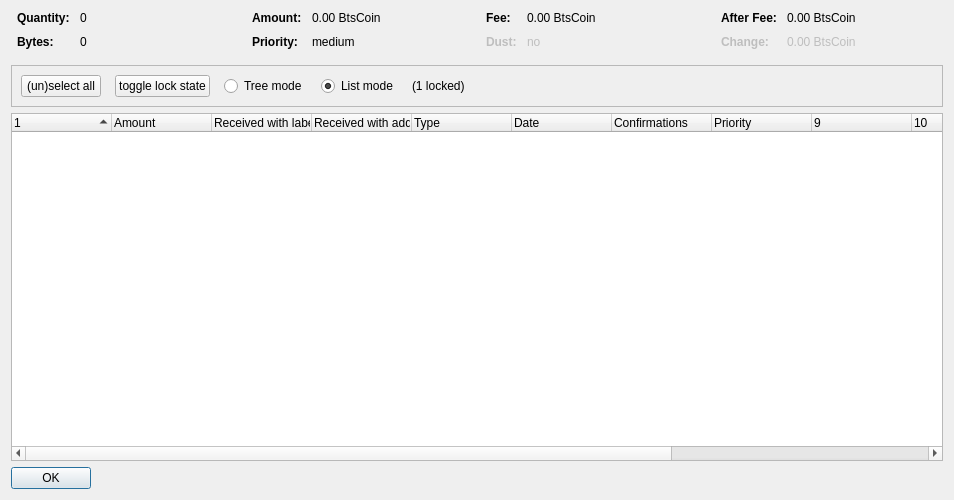
<?xml version="1.0" encoding="UTF-8"?>
<ui version="4.0">
 <class>CoinControlDialog</class>
 <widget class="QDialog" name="CoinControlDialog">
  <property name="geometry">
   <rect>
    <x>0</x>
    <y>0</y>
    <width>954</width>
    <height>500</height>
   </rect>
  </property>
  <property name="windowTitle">
   <string>Coin Selection</string>
  </property>
  <layout class="QVBoxLayout" name="verticalLayout">
   <item>
    <layout class="QHBoxLayout" name="horizontalLayoutTop" stretch="0,0,0,0">
     <property name="topMargin">
      <number>0</number>
     </property>
     <property name="bottomMargin">
      <number>10</number>
     </property>
     <item>
      <layout class="QFormLayout" name="formLayoutCoinControl1">
       <property name="horizontalSpacing">
        <number>10</number>
       </property>
       <property name="verticalSpacing">
        <number>10</number>
       </property>
       <property name="leftMargin">
        <number>6</number>
       </property>
       <property name="rightMargin">
        <number>6</number>
       </property>
       <item row="0" column="0">
        <widget class="QLabel" name="labelCoinControlQuantityText">
         <property name="font">
          <font>
           <weight>75</weight>
           <bold>true</bold>
          </font>
         </property>
         <property name="text">
          <string>Quantity:</string>
         </property>
        </widget>
       </item>
       <item row="0" column="1">
        <widget class="QLabel" name="labelCoinControlQuantity">
         <property name="cursor">
          <cursorShape>IBeamCursor</cursorShape>
         </property>
         <property name="contextMenuPolicy">
          <enum>Qt::ActionsContextMenu</enum>
         </property>
         <property name="text">
          <string notr="true">0</string>
         </property>
         <property name="textInteractionFlags">
          <set>Qt::LinksAccessibleByMouse|Qt::TextSelectableByKeyboard|Qt::TextSelectableByMouse</set>
         </property>
        </widget>
       </item>
       <item row="1" column="0">
        <widget class="QLabel" name="labelCoinControlBytesText">
         <property name="font">
          <font>
           <weight>75</weight>
           <bold>true</bold>
          </font>
         </property>
         <property name="text">
          <string>Bytes:</string>
         </property>
        </widget>
       </item>
       <item row="1" column="1">
        <widget class="QLabel" name="labelCoinControlBytes">
         <property name="cursor">
          <cursorShape>IBeamCursor</cursorShape>
         </property>
         <property name="contextMenuPolicy">
          <enum>Qt::ActionsContextMenu</enum>
         </property>
         <property name="text">
          <string notr="true">0</string>
         </property>
         <property name="textInteractionFlags">
          <set>Qt::LinksAccessibleByMouse|Qt::TextSelectableByKeyboard|Qt::TextSelectableByMouse</set>
         </property>
        </widget>
       </item>
      </layout>
     </item>
     <item>
      <layout class="QFormLayout" name="formLayoutCoinControl2">
       <property name="horizontalSpacing">
        <number>10</number>
       </property>
       <property name="verticalSpacing">
        <number>10</number>
       </property>
       <property name="leftMargin">
        <number>6</number>
       </property>
       <property name="rightMargin">
        <number>6</number>
       </property>
       <item row="0" column="0">
        <widget class="QLabel" name="labelCoinControlAmountText">
         <property name="font">
          <font>
           <weight>75</weight>
           <bold>true</bold>
          </font>
         </property>
         <property name="text">
          <string>Amount:</string>
         </property>
        </widget>
       </item>
       <item row="0" column="1">
        <widget class="QLabel" name="labelCoinControlAmount">
         <property name="cursor">
          <cursorShape>IBeamCursor</cursorShape>
         </property>
         <property name="contextMenuPolicy">
          <enum>Qt::ActionsContextMenu</enum>
         </property>
         <property name="text">
          <string notr="true">0.00 BtsCoin</string>
         </property>
         <property name="textInteractionFlags">
          <set>Qt::LinksAccessibleByMouse|Qt::TextSelectableByKeyboard|Qt::TextSelectableByMouse</set>
         </property>
        </widget>
       </item>
       <item row="1" column="0">
        <widget class="QLabel" name="labelCoinControlPriorityText">
         <property name="font">
          <font>
           <weight>75</weight>
           <bold>true</bold>
          </font>
         </property>
         <property name="text">
          <string>Priority:</string>
         </property>
        </widget>
       </item>
       <item row="1" column="1">
        <widget class="QLabel" name="labelCoinControlPriority">
         <property name="cursor">
          <cursorShape>IBeamCursor</cursorShape>
         </property>
         <property name="contextMenuPolicy">
          <enum>Qt::ActionsContextMenu</enum>
         </property>
         <property name="text">
          <string>medium</string>
         </property>
         <property name="textInteractionFlags">
          <set>Qt::LinksAccessibleByMouse|Qt::TextSelectableByKeyboard|Qt::TextSelectableByMouse</set>
         </property>
        </widget>
       </item>
      </layout>
     </item>
     <item>
      <layout class="QFormLayout" name="formLayoutCoinControl3">
       <property name="horizontalSpacing">
        <number>10</number>
       </property>
       <property name="verticalSpacing">
        <number>10</number>
       </property>
       <property name="leftMargin">
        <number>6</number>
       </property>
       <property name="rightMargin">
        <number>6</number>
       </property>
       <item row="0" column="0">
        <widget class="QLabel" name="labelCoinControlFeeText">
         <property name="font">
          <font>
           <weight>75</weight>
           <bold>true</bold>
          </font>
         </property>
         <property name="text">
          <string>Fee:</string>
         </property>
        </widget>
       </item>
       <item row="0" column="1">
        <widget class="QLabel" name="labelCoinControlFee">
         <property name="cursor">
          <cursorShape>IBeamCursor</cursorShape>
         </property>
         <property name="contextMenuPolicy">
          <enum>Qt::ActionsContextMenu</enum>
         </property>
         <property name="text">
          <string notr="true">0.00 BtsCoin</string>
         </property>
         <property name="textInteractionFlags">
          <set>Qt::LinksAccessibleByMouse|Qt::TextSelectableByKeyboard|Qt::TextSelectableByMouse</set>
         </property>
        </widget>
       </item>
       <item row="1" column="0">
        <widget class="QLabel" name="labelCoinControlLowOutputText">
         <property name="enabled">
          <bool>false</bool>
         </property>
         <property name="font">
          <font>
           <weight>75</weight>
           <bold>true</bold>
          </font>
         </property>
         <property name="text">
          <string>Dust:</string>
         </property>
        </widget>
       </item>
       <item row="1" column="1">
        <widget class="QLabel" name="labelCoinControlLowOutput">
         <property name="enabled">
          <bool>false</bool>
         </property>
         <property name="cursor">
          <cursorShape>IBeamCursor</cursorShape>
         </property>
         <property name="contextMenuPolicy">
          <enum>Qt::ActionsContextMenu</enum>
         </property>
         <property name="text">
          <string>no</string>
         </property>
         <property name="textInteractionFlags">
          <set>Qt::LinksAccessibleByMouse|Qt::TextSelectableByKeyboard|Qt::TextSelectableByMouse</set>
         </property>
        </widget>
       </item>
      </layout>
     </item>
     <item>
      <layout class="QFormLayout" name="formLayoutCoinControl4">
       <property name="horizontalSpacing">
        <number>10</number>
       </property>
       <property name="verticalSpacing">
        <number>10</number>
       </property>
       <property name="leftMargin">
        <number>6</number>
       </property>
       <property name="rightMargin">
        <number>6</number>
       </property>
       <item row="0" column="0">
        <widget class="QLabel" name="labelCoinControlAfterFeeText">
         <property name="font">
          <font>
           <weight>75</weight>
           <bold>true</bold>
          </font>
         </property>
         <property name="text">
          <string>After Fee:</string>
         </property>
        </widget>
       </item>
       <item row="0" column="1">
        <widget class="QLabel" name="labelCoinControlAfterFee">
         <property name="cursor">
          <cursorShape>IBeamCursor</cursorShape>
         </property>
         <property name="contextMenuPolicy">
          <enum>Qt::ActionsContextMenu</enum>
         </property>
         <property name="text">
          <string notr="true">0.00 BtsCoin</string>
         </property>
         <property name="textInteractionFlags">
          <set>Qt::LinksAccessibleByMouse|Qt::TextSelectableByKeyboard|Qt::TextSelectableByMouse</set>
         </property>
        </widget>
       </item>
       <item row="1" column="0">
        <widget class="QLabel" name="labelCoinControlChangeText">
         <property name="enabled">
          <bool>false</bool>
         </property>
         <property name="font">
          <font>
           <weight>75</weight>
           <bold>true</bold>
          </font>
         </property>
         <property name="text">
          <string>Change:</string>
         </property>
        </widget>
       </item>
       <item row="1" column="1">
        <widget class="QLabel" name="labelCoinControlChange">
         <property name="enabled">
          <bool>false</bool>
         </property>
         <property name="cursor">
          <cursorShape>IBeamCursor</cursorShape>
         </property>
         <property name="contextMenuPolicy">
          <enum>Qt::ActionsContextMenu</enum>
         </property>
         <property name="text">
          <string notr="true">0.00 BtsCoin</string>
         </property>
         <property name="textInteractionFlags">
          <set>Qt::LinksAccessibleByMouse|Qt::TextSelectableByKeyboard|Qt::TextSelectableByMouse</set>
         </property>
        </widget>
       </item>
      </layout>
     </item>
    </layout>
   </item>
   <item>
    <widget class="QFrame" name="frame">
     <property name="minimumSize">
      <size>
       <width>0</width>
       <height>40</height>
      </size>
     </property>
     <property name="frameShape">
      <enum>QFrame::StyledPanel</enum>
     </property>
     <property name="frameShadow">
      <enum>QFrame::Sunken</enum>
     </property>
     <layout class="QHBoxLayout" name="horizontalLayout">
      <item>
       <layout class="QHBoxLayout" name="horizontalLayoutPanel" stretch="0,0,0,0,0,0">
        <property name="spacing">
         <number>14</number>
        </property>
        <item>
         <widget class="QPushButton" name="pushButtonSelectAll">
          <property name="sizePolicy">
           <sizepolicy hsizetype="Maximum" vsizetype="Fixed">
            <horstretch>0</horstretch>
            <verstretch>0</verstretch>
           </sizepolicy>
          </property>
          <property name="text">
           <string>(un)select all</string>
          </property>
          <property name="autoDefault">
           <bool>false</bool>
          </property>
         </widget>
        </item>
        <item>
         <widget class="QPushButton" name="pushButtonToggleLock">
          <property name="sizePolicy">
           <sizepolicy hsizetype="Maximum" vsizetype="Fixed">
            <horstretch>0</horstretch>
            <verstretch>0</verstretch>
           </sizepolicy>
          </property>
          <property name="text">
           <string>toggle lock state</string>
          </property>
          <property name="autoDefault">
           <bool>false</bool>
          </property>
         </widget>
        </item>
        <item>
         <widget class="QRadioButton" name="radioTreeMode">
          <property name="sizePolicy">
           <sizepolicy hsizetype="Maximum" vsizetype="Fixed">
            <horstretch>0</horstretch>
            <verstretch>0</verstretch>
           </sizepolicy>
          </property>
          <property name="text">
           <string>Tree mode</string>
          </property>
         </widget>
        </item>
        <item>
         <widget class="QRadioButton" name="radioListMode">
          <property name="sizePolicy">
           <sizepolicy hsizetype="Maximum" vsizetype="Fixed">
            <horstretch>0</horstretch>
            <verstretch>0</verstretch>
           </sizepolicy>
          </property>
          <property name="text">
           <string>List mode</string>
          </property>
          <property name="checked">
           <bool>true</bool>
          </property>
         </widget>
        </item>
        <item>
         <widget class="QLabel" name="labelLocked">
          <property name="text">
           <string>(1 locked)</string>
          </property>
         </widget>
        </item>
        <item>
         <spacer name="horizontalSpacer">
          <property name="orientation">
           <enum>Qt::Horizontal</enum>
          </property>
          <property name="sizeHint" stdset="0">
           <size>
            <width>40</width>
            <height>20</height>
           </size>
          </property>
         </spacer>
        </item>
       </layout>
      </item>
     </layout>
    </widget>
   </item>
   <item>
    <widget class="CoinControlTreeWidget" name="treeWidget">
     <property name="contextMenuPolicy">
      <enum>Qt::CustomContextMenu</enum>
     </property>
     <property name="sortingEnabled">
      <bool>false</bool>
     </property>
     <property name="columnCount">
      <number>13</number>
     </property>
     <attribute name="headerShowSortIndicator" stdset="0">
      <bool>true</bool>
     </attribute>
     <attribute name="headerStretchLastSection">
      <bool>false</bool>
     </attribute>
     <column>
      <property name="text">
       <string/>
      </property>
     </column>
     <column>
      <property name="text">
       <string>Amount</string>
      </property>
     </column>
     <column>
      <property name="text">
       <string>Received with label</string>
      </property>
     </column>
     <column>
      <property name="text">
       <string>Received with address</string>
      </property>
     </column>
     <column>
      <property name="text">
	<string>Type</string>
      </property>
     </column>
     <column>
      <property name="text">
       <string>Date</string>
      </property>
     </column>
     <column>
      <property name="text">
       <string>Confirmations</string>
      </property>
      <property name="toolTip">
       <string>Confirmed</string>
      </property>
     </column>
     <column>
      <property name="text">
       <string>Priority</string>
      </property>
     </column>
     <column>
      <property name="text">
       <string/>
      </property>
     </column>
     <column>
      <property name="text">
       <string/>
      </property>
     </column>
     <column>
      <property name="text">
       <string/>
      </property>
     </column>
     <column>
      <property name="text">
       <string/>
      </property>
     </column>
     <column>
      <property name="text">
       <string/>
      </property>
     </column>
    </widget>
   </item>
   <item>
    <widget class="QDialogButtonBox" name="buttonBox">
     <property name="sizePolicy">
      <sizepolicy hsizetype="Maximum" vsizetype="Fixed">
       <horstretch>0</horstretch>
       <verstretch>0</verstretch>
      </sizepolicy>
     </property>
     <property name="orientation">
      <enum>Qt::Horizontal</enum>
     </property>
     <property name="standardButtons">
      <set>QDialogButtonBox::Ok</set>
     </property>
    </widget>
   </item>
  </layout>
 </widget>
 <customwidgets>
  <customwidget>
   <class>CoinControlTreeWidget</class>
   <extends>QTreeWidget</extends>
   <header>coincontroltreewidget.h</header>
  </customwidget>
 </customwidgets>
 <resources/>
 <connections/>
</ui>
